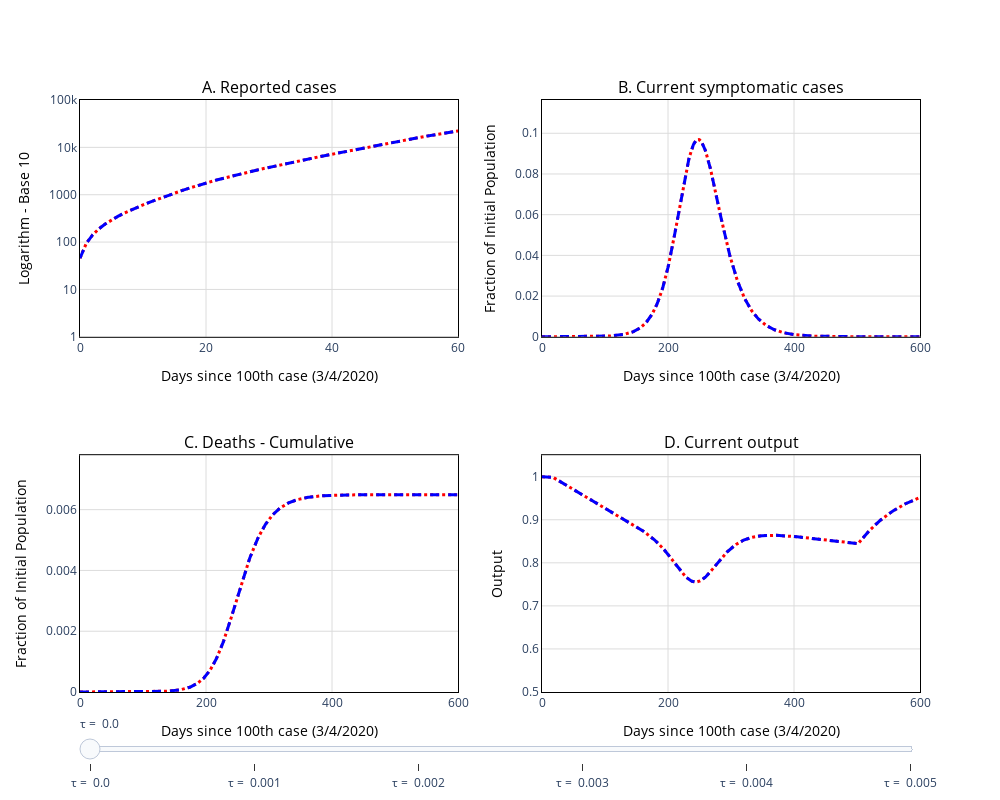

The code cell stored with this chart in its notebook:
### Code cell
f

### Figure 1 — Plotly figure (JSON) as saved in the notebook; plotly's stock layout.template omitted (floating-point values rounded to 4 significant figures; data arrays with more than 128 entries replaced by an {"elided": "..."} marker saying what was removed)
{"data": [{"line": {"color": "red", "dash": "dot", "width": 3}, "name": "Common Quarantine", "showlegend": true, "type": "scatter", "visible": true, "xaxis": "x", "y": {"elided": "1825 float values"}, "yaxis": "y"}, {"line": {"color": "red", "dash": "dot", "width": 3}, "name": "Common Quarantine", "showlegend": false, "type": "scatter", "visible": true, "xaxis": "x2", "y": {"elided": "1825 float values"}, "yaxis": "y2"}, {"line": {"color": "red", "dash": "dot", "width": 3}, "name": "Common Quarantine", "showlegend": false, "type": "scatter", "visible": true, "xaxis": "x3", "y": {"elided": "1825 float values"}, "yaxis": "y3"}, {"line": {"color": "red", "dash": "dot", "width": 3}, "name": "Common Quarantine", "showlegend": false, "type": "scatter", "visible": true, "xaxis": "x4", "y": {"elided": "1825 float values"}, "yaxis": "y4"}, {"line": {"color": "blue", "dash": "dash", "width": 3}, "name": "Quarantine & Test", "showlegend": true, "type": "scatter", "visible": true, "xaxis": "x", "y": {"elided": "1825 float values"}, "yaxis": "y"}, {"line": {"color": "blue", "dash": "dash", "width": 3}, "name": "Quarantine & Test", "showlegend": false, "type": "scatter", "visible": true, "xaxis": "x2", "y": {"elided": "1825 float values"}, "yaxis": "y2"}, {"line": {"color": "blue", "dash": "dash", "width": 3}, "name": "Quarantine & Test", "showlegend": false, "type": "scatter", "visible": true, "xaxis": "x3", "y": {"elided": "1825 float values"}, "yaxis": "y3"}, {"line": {"color": "blue", "dash": "dash", "width": 3}, "name": "Quarantine & Test", "showlegend": false, "type": "scatter", "visible": true, "xaxis": "x4", "y": {"elided": "1825 float values"}, "yaxis": "y4"}, {"line": {"color": "blue", "dash": "dash", "width": 3}, "name": "Quarantine & Test", "showlegend": true, "type": "scatter", "visible": false, "xaxis": "x", "y": {"elided": "1825 float values"}, "yaxis": "y"}, {"line": {"color": "blue", "dash": "dash", "width": 3}, "name": "Quarantine & Test", "showlegend": false, "type": "scatter", "visible": false, "xaxis": "x2", "y": {"elided": "1825 float values"}, "yaxis": "y2"}, {"line": {"color": "blue", "dash": "dash", "width": 3}, "name": "Quarantine & Test", "showlegend": false, "type": "scatter", "visible": false, "xaxis": "x3", "y": {"elided": "1825 float values"}, "yaxis": "y3"}, {"line": {"color": "blue", "dash": "dash", "width": 3}, "name": "Quarantine & Test", "showlegend": false, "type": "scatter", "visible": false, "xaxis": "x4", "y": {"elided": "1825 float values"}, "yaxis": "y4"}, {"line": {"color": "blue", "dash": "dash", "width": 3}, "name": "Quarantine & Test", "showlegend": true, "type": "scatter", "visible": false, "xaxis": "x", "y": {"elided": "1825 float values"}, "yaxis": "y"}, {"line": {"color": "blue", "dash": "dash", "width": 3}, "name": "Quarantine & Test", "showlegend": false, "type": "scatter", "visible": false, "xaxis": "x2", "y": {"elided": "1825 float values"}, "yaxis": "y2"}, {"line": {"color": "blue", "dash": "dash", "width": 3}, "name": "Quarantine & Test", "showlegend": false, "type": "scatter", "visible": false, "xaxis": "x3", "y": {"elided": "1825 float values"}, "yaxis": "y3"}, {"line": {"color": "blue", "dash": "dash", "width": 3}, "name": "Quarantine & Test", "showlegend": false, "type": "scatter", "visible": false, "xaxis": "x4", "y": {"elided": "1825 float values"}, "yaxis": "y4"}, {"line": {"color": "blue", "dash": "dash", "width": 3}, "name": "Quarantine & Test", "showlegend": true, "type": "scatter", "visible": false, "xaxis": "x", "y": {"elided": "1825 float values"}, "yaxis": "y"}, {"line": {"color": "blue", "dash": "dash", "width": 3}, "name": "Quarantine & Test", "showlegend": false, "type": "scatter", "visible": false, "xaxis": "x2", "y": {"elided": "1825 float values"}, "yaxis": "y2"}, {"line": {"color": "blue", "dash": "dash", "width": 3}, "name": "Quarantine & Test", "showlegend": false, "type": "scatter", "visible": false, "xaxis": "x3", "y": {"elided": "1825 float values"}, "yaxis": "y3"}, {"line": {"color": "blue", "dash": "dash", "width": 3}, "name": "Quarantine & Test", "showlegend": false, "type": "scatter", "visible": false, "xaxis": "x4", "y": {"elided": "1825 float values"}, "yaxis": "y4"}, {"line": {"color": "blue", "dash": "dash", "width": 3}, "name": "Quarantine & Test", "showlegend": true, "type": "scatter", "visible": false, "xaxis": "x", "y": {"elided": "1825 float values"}, "yaxis": "y"}, {"line": {"color": "blue", "dash": "dash", "width": 3}, "name": "Quarantine & Test", "showlegend": false, "type": "scatter", "visible": false, "xaxis": "x2", "y": {"elided": "1825 float values"}, "yaxis": "y2"}, {"line": {"color": "blue", "dash": "dash", "width": 3}, "name": "Quarantine & Test", "showlegend": false, "type": "scatter", "visible": false, "xaxis": "x3", "y": {"elided": "1825 float values"}, "yaxis": "y3"}, {"line": {"color": "blue", "dash": "dash", "width": 3}, "name": "Quarantine & Test", "showlegend": false, "type": "scatter", "visible": false, "xaxis": "x4", "y": {"elided": "1825 float values"}, "yaxis": "y4"}, {"line": {"color": "blue", "dash": "dash", "width": 3}, "name": "Quarantine & Test", "showlegend": true, "type": "scatter", "visible": false, "xaxis": "x", "y": {"elided": "1825 float values"}, "yaxis": "y"}, {"line": {"color": "blue", "dash": "dash", "width": 3}, "name": "Quarantine & Test", "showlegend": false, "type": "scatter", "visible": false, "xaxis": "x2", "y": {"elided": "1825 float values"}, "yaxis": "y2"}, {"line": {"color": "blue", "dash": "dash", "width": 3}, "name": "Quarantine & Test", "showlegend": false, "type": "scatter", "visible": false, "xaxis": "x3", "y": {"elided": "1825 float values"}, "yaxis": "y3"}, {"line": {"color": "blue", "dash": "dash", "width": 3}, "name": "Quarantine & Test", "showlegend": false, "type": "scatter", "visible": false, "xaxis": "x4", "y": {"elided": "1825 float values"}, "yaxis": "y4"}], "layout": {"annotations": [{"font": {"color": "black", "size": 16}, "showarrow": false, "text": "A. Reported cases", "x": 0.225, "xanchor": "center", "xref": "paper", "y": 1, "yanchor": "bottom", "yref": "paper"}, {"font": {"color": "black", "size": 16}, "showarrow": false, "text": "B. Current symptomatic cases", "x": 0.775, "xanchor": "center", "xref": "paper", "y": 1, "yanchor": "bottom", "yref": "paper"}, {"font": {"color": "black", "size": 16}, "showarrow": false, "text": "C. Deaths - Cumulative", "x": 0.225, "xanchor": "center", "xref": "paper", "y": 0.4, "yanchor": "bottom", "yref": "paper"}, {"font": {"color": "black", "size": 16}, "showarrow": false, "text": "D. Current output", "x": 0.775, "xanchor": "center", "xref": "paper", "y": 0.4, "yanchor": "bottom", "yref": "paper"}], "height": 800, "plot_bgcolor": "rgba(0,0,0,0)", "showlegend": false, "sliders": [{"steps": [{"args": [{"visible": [true, true, true, true, true, true, true, true, "legendonly", "legendonly", "legendonly", "legendonly", "legendonly", "legendonly", "legendonly", "legendonly", "legendonly", "legendonly", "legendonly", "legendonly", "legendonly", "legendonly", "legendonly", "legendonly", "legendonly", "legendonly", "legendonly", "legendonly"]}, {"showlegend": [true, "False", "False", "False", true, "False", "False", "False", "False", "False", "False", "False", "False", "False", "False", "False", "False", "False", "False", "False", "False", "False", "False", "False", "False", "False", "False", "False"]}], "label": "τ = \n0.0", "method": "restyle"}, {"args": [{"visible": [true, true, true, true, "legendonly", "legendonly", "legendonly", "legendonly", true, true, true, true, "legendonly", "legendonly", "legendonly", "legendonly", "legendonly", "legendonly", "legendonly", "legendonly", "legendonly", "legendonly", "legendonly", "legendonly", "legendonly", "legendonly", "legendonly", "legendonly"]}, {"showlegend": [true, "False", "False", "False", "False", "False", "False", "False", true, "False", "False", "False", "False", "False", "False", "False", "False", "False", "False", "False", "False", "False", "False", "False", "False", "False", "False", "False"]}], "label": "τ = \n0.001", "method": "restyle"}, {"args": [{"visible": [true, true, true, true, "legendonly", "legendonly", "legendonly", "legendonly", "legendonly", "legendonly", "legendonly", "legendonly", true, true, true, true, "legendonly", "legendonly", "legendonly", "legendonly", "legendonly", "legendonly", "legendonly", "legendonly", "legendonly", "legendonly", "legendonly", "legendonly"]}, {"showlegend": [true, "False", "False", "False", "False", "False", "False", "False", "False", "False", "False", "False", true, "False", "False", "False", "False", "False", "False", "False", "False", "False", "False", "False", "False", "False", "False", "False"]}], "label": "τ = \n0.002", "method": "restyle"}, {"args": [{"visible": [true, true, true, true, "legendonly", "legendonly", "legendonly", "legendonly", "legendonly", "legendonly", "legendonly", "legendonly", "legendonly", "legendonly", "legendonly", "legendonly", true, true, true, true, "legendonly", "legendonly", "legendonly", "legendonly", "legendonly", "legendonly", "legendonly", "legendonly"]}, {"showlegend": [true, "False", "False", "False", "False", "False", "False", "False", "False", "False", "False", "False", "False", "False", "False", "False", true, "False", "False", "False", "False", "False", "False", "False", "False", "False", "False", "False"]}], "label": "τ = \n0.003", "method": "restyle"}, {"args": [{"visible": [true, true, true, true, "legendonly", "legendonly", "legendonly", "legendonly", "legendonly", "legendonly", "legendonly", "legendonly", "legendonly", "legendonly", "legendonly", "legendonly", "legendonly", "legendonly", "legendonly", "legendonly", true, true, true, true, "legendonly", "legendonly", "legendonly", "legendonly"]}, {"showlegend": [true, "False", "False", "False", "False", "False", "False", "False", "False", "False", "False", "False", "False", "False", "False", "False", "False", "False", "False", "False", true, "False", "False", "False", "False", "False", "False", "False"]}], "label": "τ = \n0.004", "method": "restyle"}, {"args": [{"visible": [true, true, true, true, "legendonly", "legendonly", "legendonly", "legendonly", "legendonly", "legendonly", "legendonly", "legendonly", "legendonly", "legendonly", "legendonly", "legendonly", "legendonly", "legendonly", "legendonly", "legendonly", "legendonly", "legendonly", "legendonly", "legendonly", true, true, true, true]}, {"showlegend": [true, "False", "False", "False", "False", "False", "False", "False", "False", "False", "False", "False", "False", "False", "False", "False", "False", "False", "False", "False", "False", "False", "False", "False", true, "False", "False", "False"]}], "label": "τ = \n0.005", "method": "restyle"}]}], "width": 1000, "xaxis": {"anchor": "y", "domain": [0, 0.45], "gridcolor": "rgb(220,220,220)", "linecolor": "black", "linewidth": 1, "mirror": true, "range": [0, 60], "showline": true, "title": {"font": {"color": "black"}, "text": "Days since 100th case (3/4/2020)"}}, "xaxis2": {"anchor": "y2", "domain": [0.55, 1], "gridcolor": "rgb(220,220,220)", "linecolor": "black", "linewidth": 1, "mirror": true, "range": [0, 600], "showline": true, "title": {"font": {"color": "black"}, "text": "Days since 100th case (3/4/2020)"}}, "xaxis3": {"anchor": "y3", "domain": [0, 0.45], "gridcolor": "rgb(220,220,220)", "linecolor": "black", "linewidth": 1, "mirror": true, "range": [0, 600], "showline": true, "title": {"font": {"color": "black"}, "text": "Days since 100th case (3/4/2020)"}}, "xaxis4": {"anchor": "y4", "domain": [0.55, 1], "gridcolor": "rgb(220,220,220)", "linecolor": "black", "linewidth": 1, "mirror": true, "range": [0, 600], "showline": true, "title": {"font": {"color": "black"}, "text": "Days since 100th case (3/4/2020)"}}, "yaxis": {"anchor": "x", "domain": [0.6, 1], "gridcolor": "rgb(220,220,220)", "linecolor": "black", "linewidth": 1, "mirror": true, "range": [0, 5], "showline": true, "title": {"font": {"color": "black"}, "text": "Logarithm - Base 10"}, "type": "log"}, "yaxis2": {"anchor": "x2", "domain": [0.6, 1], "gridcolor": "rgb(220,220,220)", "linecolor": "black", "linewidth": 1, "mirror": true, "range": [0, 0.1163], "showline": true, "title": {"font": {"color": "black"}, "text": "Fraction of Initial Population"}}, "yaxis3": {"anchor": "x3", "domain": [0, 0.4], "gridcolor": "rgb(220,220,220)", "linecolor": "black", "linewidth": 1, "mirror": true, "range": [0, 0.007792], "showline": true, "title": {"font": {"color": "black"}, "text": "Fraction of Initial Population"}}, "yaxis4": {"anchor": "x4", "domain": [0, 0.4], "gridcolor": "rgb(220,220,220)", "linecolor": "black", "linewidth": 1, "mirror": true, "range": [0.5, 1.05], "showline": true, "title": {"font": {"color": "black"}, "text": "Output"}}}}
